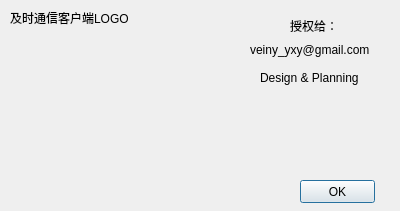
<?xml version="1.0" encoding="UTF-8"?>
<ui version="4.0">
 <class>Dialog</class>
 <widget class="QDialog" name="Dialog">
  <property name="geometry">
   <rect>
    <x>0</x>
    <y>0</y>
    <width>400</width>
    <height>211</height>
   </rect>
  </property>
  <property name="windowTitle">
   <string>关于</string>
  </property>
  <widget class="QLabel" name="label">
   <property name="geometry">
    <rect>
     <x>10</x>
     <y>10</y>
     <width>121</width>
     <height>16</height>
    </rect>
   </property>
   <property name="text">
    <string>及时通信客户端LOGO</string>
   </property>
  </widget>
  <widget class="QLabel" name="label_2">
   <property name="geometry">
    <rect>
     <x>290</x>
     <y>20</y>
     <width>54</width>
     <height>12</height>
    </rect>
   </property>
   <property name="text">
    <string>授权给：</string>
   </property>
  </widget>
  <widget class="QLabel" name="label_3">
   <property name="geometry">
    <rect>
     <x>250</x>
     <y>40</y>
     <width>121</width>
     <height>20</height>
    </rect>
   </property>
   <property name="text">
    <string>veiny_yxy@gmail.com</string>
   </property>
  </widget>
  <widget class="QPushButton" name="pushButton">
   <property name="geometry">
    <rect>
     <x>300</x>
     <y>180</y>
     <width>75</width>
     <height>23</height>
    </rect>
   </property>
   <property name="text">
    <string>OK</string>
   </property>
  </widget>
  <widget class="QLabel" name="label_4">
   <property name="geometry">
    <rect>
     <x>260</x>
     <y>70</y>
     <width>111</width>
     <height>16</height>
    </rect>
   </property>
   <property name="text">
    <string>Design &amp; Planning</string>
   </property>
  </widget>
 </widget>
 <resources/>
 <connections/>
</ui>
